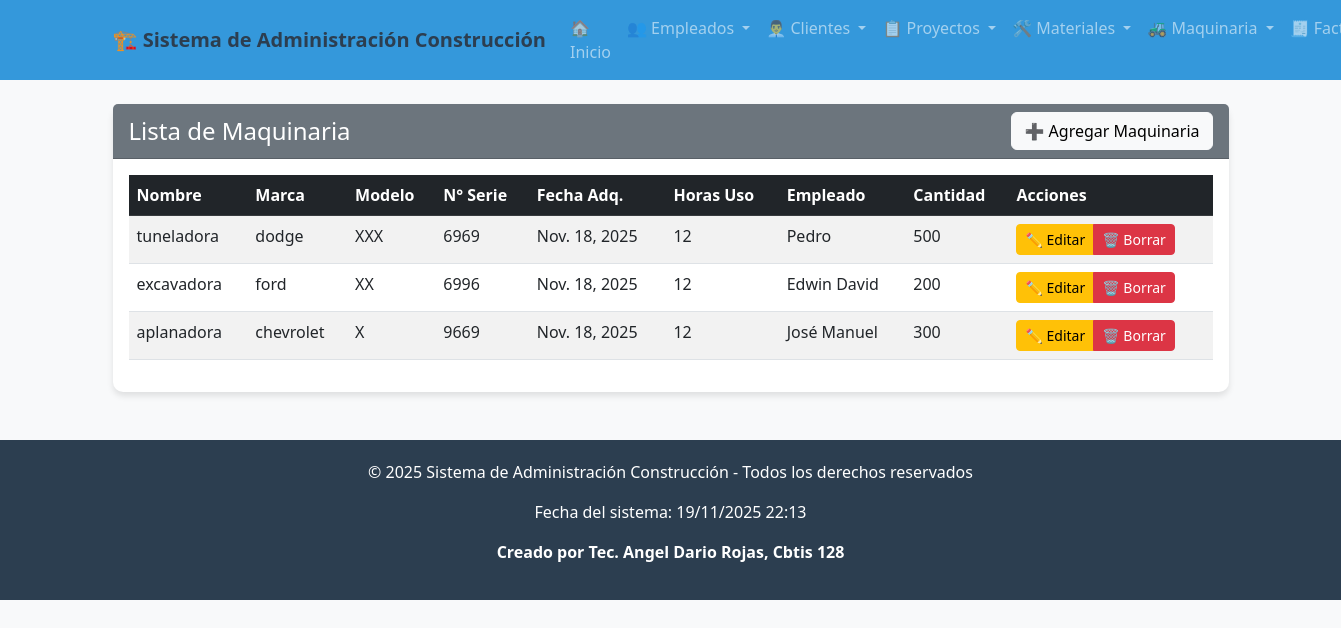
Screenshot of /maquinaria/ver/ with the database file from the repository.
### app_Construccion/models.py (models this page shows, shortened)
class Maquinaria(models.Model):
    nombre = models.CharField(max_length=100)
    modelo = models.CharField(max_length=100)
    marca = models.CharField(max_length=100)
    num_serie = models.CharField(max_length=100, unique=True)
    fecha_adq = models.DateField()
    horas_uso = models.IntegerField(default=0)
    id_empleado = models.ForeignKey(Empleado, on_delete=models.CASCADE, related_name="maquinarias")
    cantidad = models.IntegerField()

class Empleado(models.Model):
    nombre = models.CharField(max_length=100)
    apellido = models.CharField(max_length=100)
    cargo = models.CharField(max_length=100)
    telefono = models.CharField(max_length=20)
    email = models.EmailField(unique=True)
    fecha_contratacion = models.DateField()
    salario = models.DecimalField(max_digits=10, decimal_places=2)

### app_Construccion/views.py (the view)
# urls.py: path('maquinaria/ver/', views.ver_maquinarias, name='ver_maquinarias'),
def ver_maquinarias(request):
    maquinarias = Maquinaria.objects.all().select_related('id_empleado')
    return render(request, 'maquinaria/ver_maquinaria.html', {'maquinarias': maquinarias})

### app_Construccion/templates/maquinaria/ver_maquinaria.html
{% extends 'base.html' %}
{% block content %}
<div class="card">
    <div class="card-header bg-secondary text-white d-flex justify-content-between align-items-center">
        <h4 class="mb-0">Lista de Maquinaria</h4>
        <a href="{% url 'agregar_maquinaria' %}" class="btn btn-light">➕ Agregar Maquinaria</a>
    </div>
    <div class="card-body">
        {% if maquinarias %}
        <div class="table-responsive">
            <table class="table table-striped table-hover">
                <thead class="table-dark">
                    <tr>
                        <th>Nombre</th>
                        <th>Marca</th>
                        <th>Modelo</th>
                        <th>N° Serie</th>
                        <th>Fecha Adq.</th>
                        <th>Horas Uso</th>
                        <th>Empleado</th>
                        <th>Cantidad</th>
                        <th>Acciones</th>
                    </tr>
                </thead>
                <tbody>
                    {% for maquinaria in maquinarias %}
                    <tr>
                        <td>{{ maquinaria.nombre }}</td>
                        <td>{{ maquinaria.marca }}</td>
                        <td>{{ maquinaria.modelo }}</td>
                        <td>{{ maquinaria.num_serie }}</td>
                        <td>{{ maquinaria.fecha_adq }}</td>
                        <td>{{ maquinaria.horas_uso }}</td>
                        <td>{{ maquinaria.id_empleado.nombre }}</td>
                        <td>{{ maquinaria.cantidad }}</td>
                        <td>
                            <div class="btn-group" role="group">
                                <a href="{% url 'actualizar_maquinaria' maquinaria.id %}" class="btn btn-warning btn-sm">✏️ Editar</a>
                                <a href="{% url 'borrar_maquinaria' maquinaria.id %}" class="btn btn-danger btn-sm">🗑️ Borrar</a>
                            </div>
                        </td>
                    </tr>
                    {% endfor %}
                </tbody>
            </table>
        </div>
        {% else %}
        <div class="alert alert-info text-center">
            <h5>No hay maquinaria registrada</h5>
            <p>Comienza agregando la primera maquinaria al sistema.</p>
            <a href="{% url 'agregar_maquinaria' %}" class="btn btn-secondary">Agregar Primera Maquinaria</a>
        </div>
        {% endif %}
    </div>
</div>
{% endblock %}

### app_Construccion/templates/base.html (style rules this page uses)
body { background-color: #f8f9fa; font-family: 'Segoe UI', Tahoma, Geneva, Verdana, sans-serif; }
.card { border: none; border-radius: 10px; box-shadow: 0 4px 6px rgba(0,0,0,0.1); }

### rows the page displays
Maquinaria: nombre "tuneladora", marca "dodge", modelo "XXX", num_serie "6969", fecha_adq "Nov. 18, 2025", horas_uso "12", id_empleado.nombre "Pedro", cantidad "500"
Maquinaria: nombre "excavadora", marca "ford", modelo "XX", num_serie "6996", fecha_adq "Nov. 18, 2025", horas_uso "12", id_empleado.nombre "Edwin David", cantidad "200"
Maquinaria: nombre "aplanadora", marca "chevrolet", modelo "X", num_serie "9669", fecha_adq "Nov. 18, 2025", horas_uso "12", id_empleado.nombre "José Manuel", cantidad "300"
